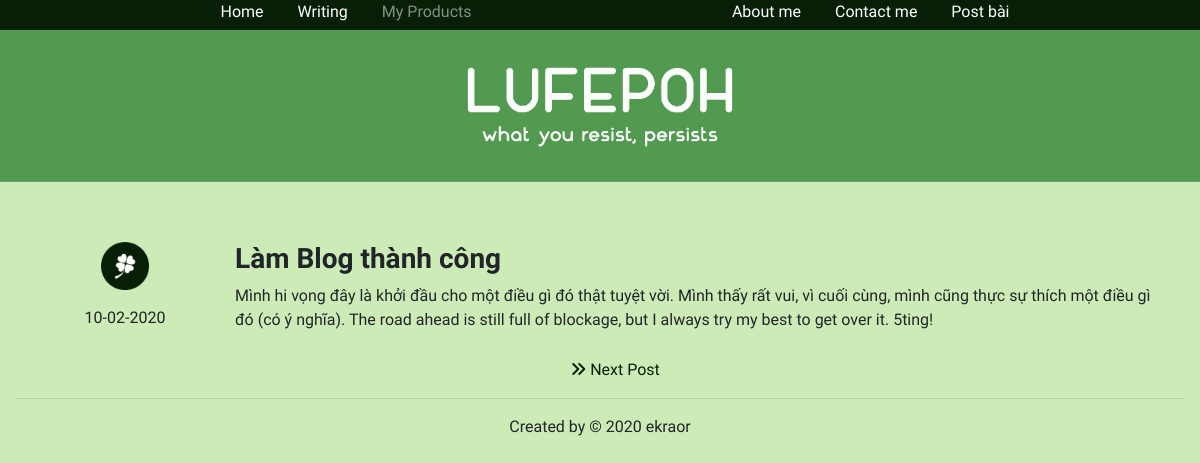
Before: /blog/0 with the older database file.
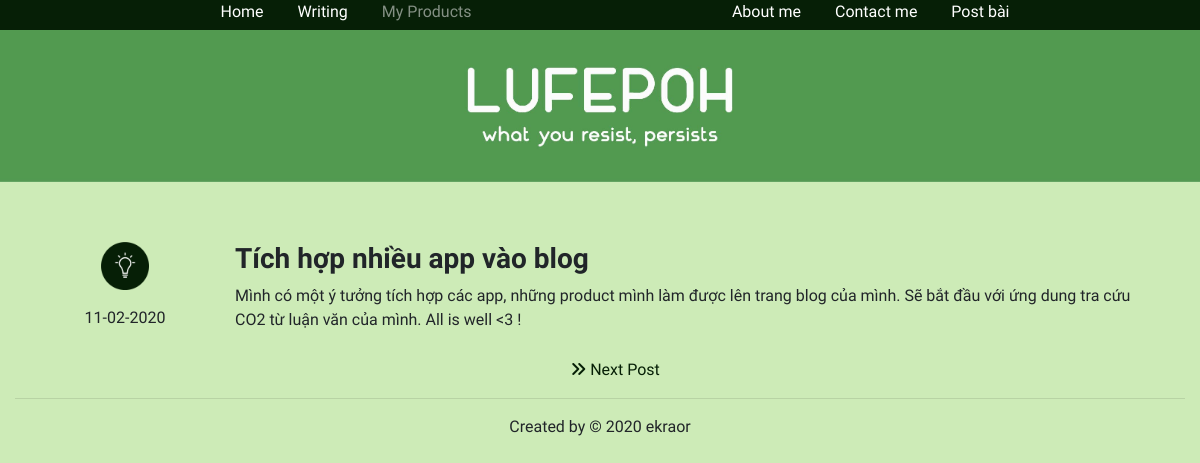
After: the same page with the newer database file.
### application/models.py (models this page shows, shortened)
class Post(db.Model):
    __tablename__ = 'posts'
    id = db.Column(db.Integer, primary_key=True)
    title = db.Column(db.String(100))
    date = db.Column(db.DateTime)
    feeling = db.Column(db.String(10))
    text = db.Column(db.Text)

### application/blog/views.py (the view)
@blog.route('/<int:post_number>',methods=['GET','POST'])
def blog_page(post_number):
    try:
        list_post = Post.query.order_by(Post.id.desc()).all()
        post = list_post[post_number]
        image = 'images/' + post.feeling + '.png'
        return render_template('blog/blog_main_page.html', post_number = post_number, list_post = list_post, post = post, image = image)
    except IndexError:
        return redirect(url_for('blog.blog_page',post_number=0))

### application/blog/__init__.py (called while the page is built)
@blog.app_context_processor
def inject_permissions():
    return dict(Permission=Permission)

### application/templates/blog/blog_main_page.html (shortened to what this page needs)
{%extends 'layout/master.html'%}
{%block head%}
    {{super()}}
{%endblock%}
{%block content%}
<img src="{{url_for('static',filename='images/banner.jpg')}}" class="img-fluid">
<div class="container" style="margin-top: 60px;">
    <div class="row">
        <div class="col-sm-2 text-center">
            <p>
                <img src="{{url_for('static',filename='images/'+post.feeling+'_icon.png')}}" class="img-fluid center">
            </p>
            <p>{{post.date.strftime("%d-%m-%Y")}}</p>
        </div>
        <div class="col-sm-10">
            <h3><b>{{post.title}}</b></h3>
            <p>{{post.text}}</p>
        </div>
    </div>
</div>
<div class="container" style="margin-top: 10px;">
    <div class="row">
        {%if post_number == 0%}
        <div class="col-sm-12 text-center">
            <a href="{{url_for('blog.blog_page',post_number = post_number + 1)}}">
                <i class="fas fa-angle-double-right"></i> Next Post
            </a>
        </div>
        {%elif post_number == (list_post|length-1)%}
        <div class="col-sm-12 text-center">
            <a href="{{url_for('blog.blog_page',post_number = post_number - 1)}}">
                <i class="fas fa-angle-double-left"></i> Previous Post
            </a>
        </div>
        {%endif%}
    </div>
</div>
{%endblock%}

### application/templates/layout/master.html (shortened to what this page needs)
<!doctype html>
<html lang="en">
<head>
    {%block head%}
    <link rel="stylesheet" href="https://stackpath.bootstrapcdn.com/bootstrap/4.4.1/css/bootstrap.min.css"
>
    {%endblock%}
</head>
<body style="background-color: #CDEBB7; font-family: 'Dosis', sans-serif;">
    <nav style="background-color: #061F06; color: white; height: 30px;">
        <div class="container-fluid">
            <div class="first-link-group">
                <a href="{{url_for('main.index')}}">
                    Home
                </a>
                <a href="{{url_for('blog.blog_page',post_number=0)}}">
                    Writing
                </a>
                <a href="#" class="disabled" aria-disabled="true">
                    My Products
                </a>
            </div>
            <div class="second-link-group">
                <a href="{{url_for('main.index')}}">
                    About me
                </a>
                <a href="{{url_for('main.contact')}}">
                    Contact me
                </a>
                <a href="{{url_for('blog.admin_post')}}">
                    Post bài
                </a>
            </div>
        </div>
    </nav>
    <div>
        {%block content%}
        {%endblock%}
    </div>
    <div class="container-fluid" id="footer">
        <div class="row" style = "margin-bottom: 20px;">
            <div class="col-sm-12">
                <hr>
            </div>
            <div class="col-sm-12 text-center">
               Created by © 2020 ekraor
            </div>
        </div>
    </div>
</body>
</html>

### application/templates/layout/master.html (style rules this page uses)
.first-link-group { position: relative; left: 15%; display: inline; }
.second-link-group { float: right; position: relative; right: 15%; }
nav a { display: inline; margin-left: 30px; }
nav a:link { color: white; text-decoration: none; }
.disabled { color: currentColor; cursor: not-allowed; opacity: 0.5; text-decoration: none; }

### application/templates/blog/blog_main_page.html (style rules this page uses)
.center { display: block; margin-left: auto; margin-right: auto; width: 30%; }
a { display: inline; margin-left: 30px; }
a:link { color: #061F06; text-decoration: none; }

Changed rows visible on the page:
no longer on this page (row unchanged): Post: feeling (picture), date "10-02-2020", title "Làm Blog thành công", text "Mình hi vọng đây là khởi đầu cho một điều gì đó thật tuyệt vời. Mình thấy rất vui, vì cuối cùng, mình cũng thực sự thích một điều gì đó (có ý nghĩa). The road ahead is still full of blockage, but I always try my best to get over it. 5ting!"
added Post: feeling (picture), date "11-02-2020", title "Tích hợp nhiều app vào blog", text "Mình có một ý tưởng tích hợp các app, những product mình làm được lên trang blog của mình. Sẽ bắt đầu với ứng dung tra cứu CO2 từ luận văn của mình. All is well <3 !"
